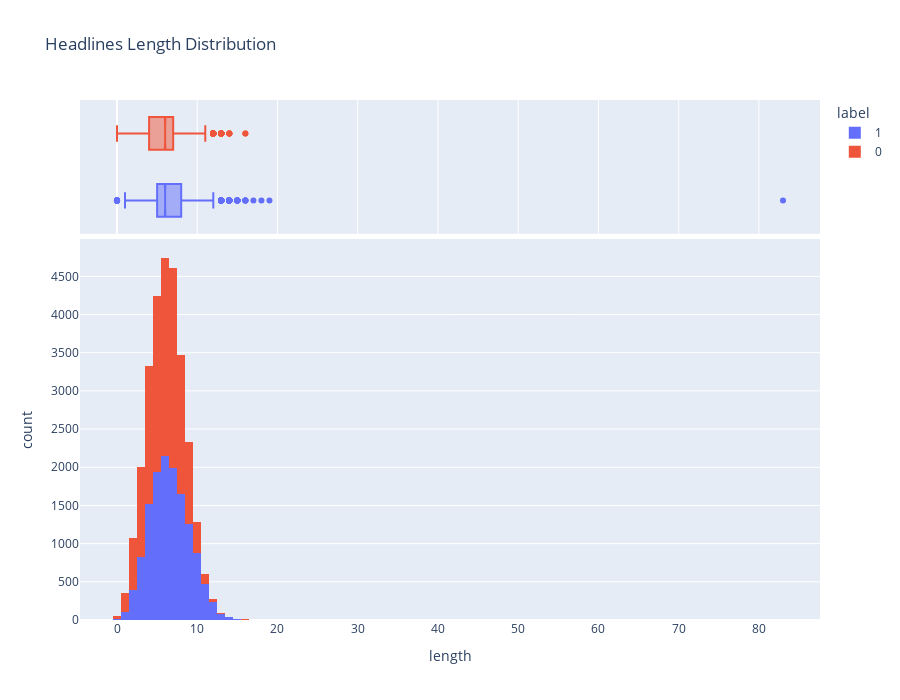

Write notebook code for a chart like this one.
### Code cell
plot_headline_length_distribution(data, "length", "label")

### Figure 1 — Plotly figure (JSON) as saved in the notebook; plotly's stock layout.template omitted (floating-point values rounded to 4 significant figures; data arrays with more than 128 entries replaced by an {"elided": "..."} marker saying what was removed)
{"data": [{"alignmentgroup": "True", "bingroup": "x", "hovertemplate": "label=1<br>length=%{x}<br>count=%{y}<extra></extra>", "legendgroup": "1", "marker": {"color": "#636efa", "pattern": {"shape": ""}}, "name": "1", "offsetgroup": "1", "orientation": "v", "showlegend": true, "type": "histogram", "x": {"elided": "13552 int values"}, "xaxis": "x", "yaxis": "y"}, {"alignmentgroup": "True", "hovertemplate": "label=1<br>length=%{x}<extra></extra>", "legendgroup": "1", "marker": {"color": "#636efa"}, "name": "1", "notched": true, "offsetgroup": "1", "showlegend": false, "type": "box", "x": {"elided": "13552 int values"}, "xaxis": "x2", "yaxis": "y2"}, {"alignmentgroup": "True", "bingroup": "x", "hovertemplate": "label=0<br>length=%{x}<br>count=%{y}<extra></extra>", "legendgroup": "0", "marker": {"color": "#EF553B", "pattern": {"shape": ""}}, "name": "0", "offsetgroup": "0", "orientation": "v", "showlegend": true, "type": "histogram", "x": {"elided": "14951 int values"}, "xaxis": "x", "yaxis": "y"}, {"alignmentgroup": "True", "hovertemplate": "label=0<br>length=%{x}<extra></extra>", "legendgroup": "0", "marker": {"color": "#EF553B"}, "name": "0", "notched": true, "offsetgroup": "0", "showlegend": false, "type": "box", "x": {"elided": "14951 int values"}, "xaxis": "x2", "yaxis": "y2"}], "layout": {"barmode": "relative", "height": 700, "legend": {"title": {"text": "label"}, "tracegroupgap": 0}, "title": {"text": "Headlines Length Distribution"}, "xaxis": {"anchor": "y", "domain": [0, 1], "title": {"text": "length"}}, "xaxis2": {"anchor": "y2", "domain": [0, 1], "matches": "x", "showgrid": true, "showticklabels": false}, "yaxis": {"anchor": "x", "domain": [0, 0.7326], "title": {"text": "count"}}, "yaxis2": {"anchor": "x2", "domain": [0.7426, 1], "matches": "y2", "showgrid": false, "showline": false, "showticklabels": false, "ticks": ""}}}
